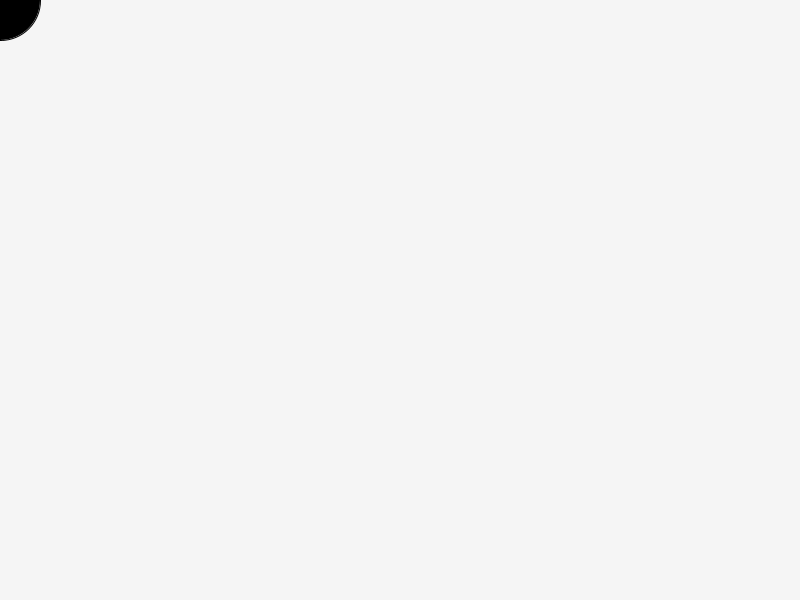
Frame 1 (no input)
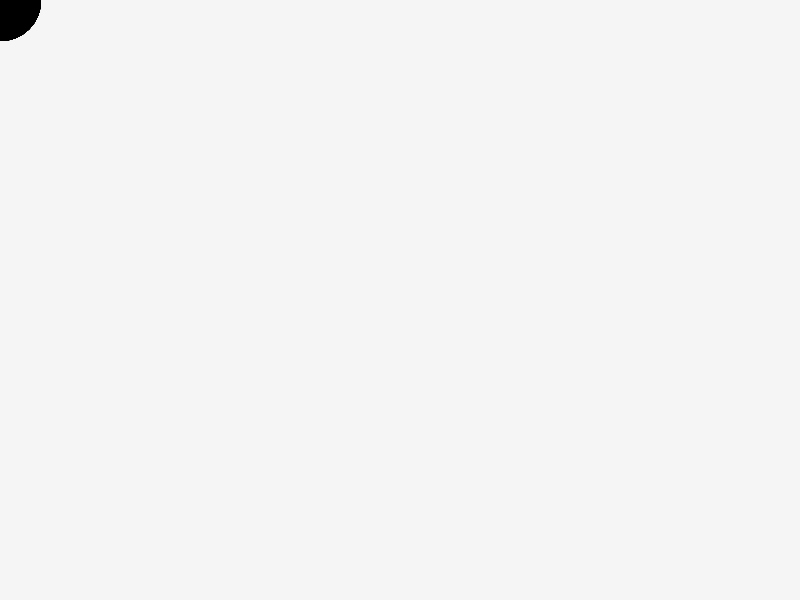
Frame 60 (the mouse pressed at the canvas centre just before this capture)
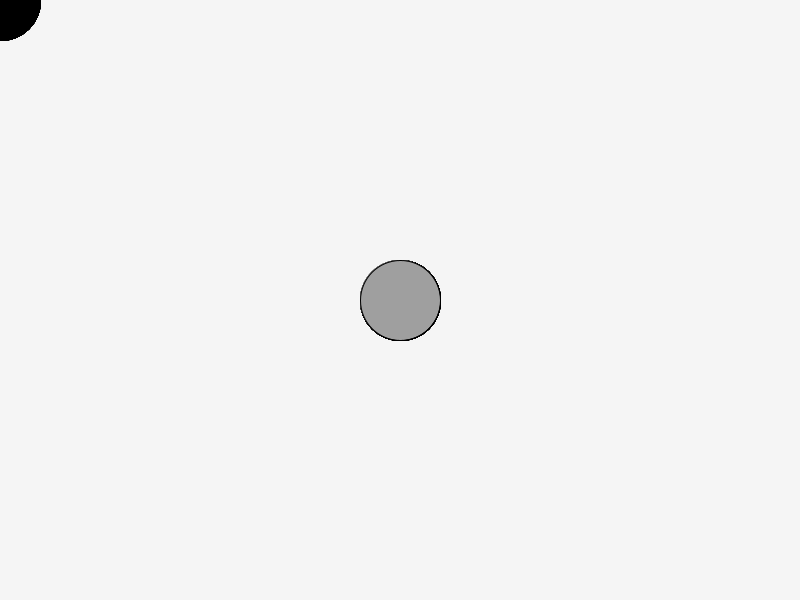
Frame 120 (the mouse held since frame 60 and released just before this capture)

The Processing sketch that drew these frames (run headless with seeded random() and noise(); from frame 60 on, the mouse is pressed at the canvas centre):

// Processing sketch: Palma_Florencia
// ── Palma_Florencia.pde
float colR = 0;
float colG = 0;
float colB = 0;

void setup() {
  size(800,600);
  background(245);
}

void draw() {
if(key=='b'){
background(0);}

colR = map(mouseY, 0, 480, 0, 255);
colG = map(mouseY, 0, 480, 0, 255);
colB = map(mouseX, 0, 640, 0, 255);

fill(colR,colG,colB);
ellipse(mouseX, mouseY, 80, 80);}
